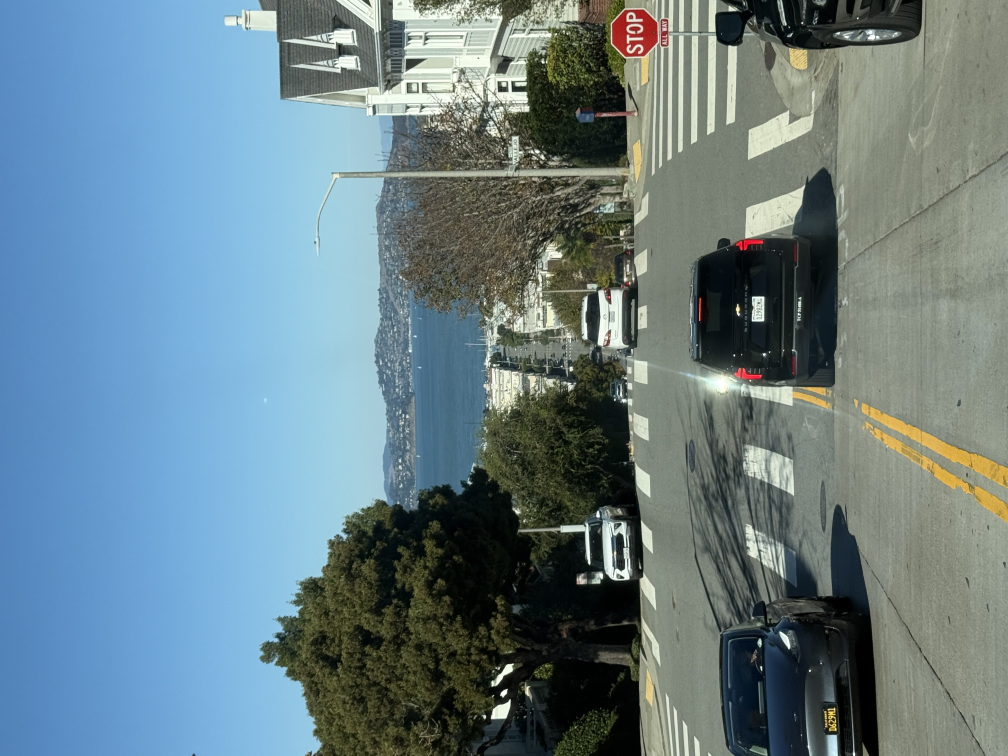
#> input picture producer-side/samples/Weixin Image_20261024141130_545_687.jpg, 4032 x 3024 px (shown at 1/4 size)
$ python prepare.py '../../producer-side/samples/Weixin Image_20261024141130_545_687.jpg' out.png
#> lines starting #> are read from the running program, lines starting #| are printed output that depends on the picture; after the words box and inside, x2 and y2 are one past the last pixel; in counts of white or black regions, pixels touching at a corner belong together
"""Prepare the exact bitmap approved by requesters. No hardware is accessed."""
from __future__ import annotations

import argparse
import hashlib
import json
import math
from pathlib import Path
from PIL import Image, ImageOps, UnidentifiedImageError

MAX_PIXELS = 24_000_000
Image.MAX_IMAGE_PIXELS = MAX_PIXELS


def _load(source: str | Path) -> Image.Image:
    try:
        with Image.open(source) as opened:
#> opened is the input picture: PIL image 4032x3024 RGB; mean R, G, B 105.6, 127.5, 134.7
            if opened.format not in {"PNG", "JPEG", "WEBP"}:
                raise ValueError("Only PNG, JPEG and WebP are supported")
            if opened.width * opened.height > MAX_PIXELS:
                raise ValueError("Image exceeds 24 megapixels")
            if getattr(opened, "is_animated", False):
                raise ValueError("Animated images are unsupported")
            image = ImageOps.exif_transpose(opened).convert("RGBA")
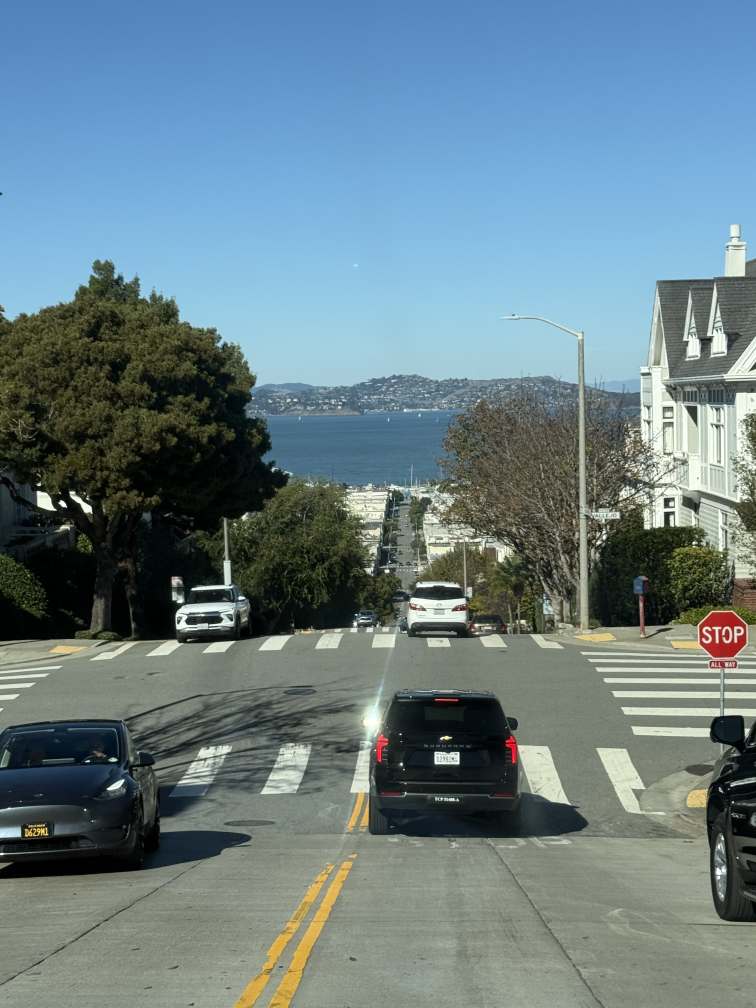
#> image: PIL image 3024x4032 RGBA (shown at 1/4 size); mean R, G, B, A 105.6, 127.5, 134.7, 255
            background = Image.new("RGBA", image.size, "white")
#> background: PIL image 3024x4032 RGBA; every value is 255
            background.alpha_composite(image)
            return background.convert("RGB")
    except (UnidentifiedImageError, Image.DecompressionBombError) as exc:
        raise ValueError("Invalid or oversized image") from exc


def prepare(source: str | Path, destination: str | Path, *, output_type: str = "sticker",
            width_mm: float = 53, height_mm: float = 50, crop: str = "contain",
            extras: list[str | Path] | None = None) -> dict:
    if crop not in {"contain", "cover"}:
        raise ValueError("crop must be contain or cover")
    if not all(math.isfinite(v) for v in (width_mm, height_mm)):
        raise ValueError("Dimensions must be finite")
    sources = [source, *(extras or [])]
    if not 1 <= len(sources) <= 4:
        raise ValueError("Supply one to four images")
    if output_type == "sticker":
        if width_mm not in {15, 25, 48, 53} or not 5 <= height_mm <= 150:
            raise ValueError("Sticker width must be 15, 25 or 53 mm; height must be 5–150 mm")
        dimensions = (round(width_mm / 25.4 * 300), round(height_mm / 25.4 * 300))
    elif output_type == "instax":
        if (width_mm, height_mm) != (54, 86):
            raise ValueError("Instax mini film has a fixed 54 × 86 mm outside format")
        dimensions = (600, 800)
    else:
        raise ValueError("Only sticker and instax accept image preparation; 3D requires a prepared catalog model")
    images = [_load(path) for path in sources]
#> images = 1 item
    columns, rows = (1, 1) if len(images) == 1 else (2, math.ceil(len(images) / 2))
#> columns = 1; rows = 1
    canvas = Image.new("RGB", dimensions, "white")
#> canvas: PIL image 626x591 RGB; every value is 255
    for index, image in enumerate(images):
        column, row = index % columns, index // columns
        left, top = dimensions[0] * column // columns, dimensions[1] * row // rows
        right, bottom = dimensions[0] * (column + 1) // columns, dimensions[1] * (row + 1) // rows
        cell = (right - left, bottom - top)
        image = ImageOps.fit(image, cell, method=Image.Resampling.LANCZOS) if crop == "cover" else ImageOps.pad(image, cell, method=Image.Resampling.LANCZOS, color="white")
        canvas.paste(image, (left, top))
#> this loop made 1 pass
#> (column, row, left, top, right, bottom) on pass 1: (0, 0, 0, 0, 626, 591)
#> pass 1, in prepare, `image = ImageOps.fit(image, cell, method=Image.Resampling.LANCZOS) if ..`:
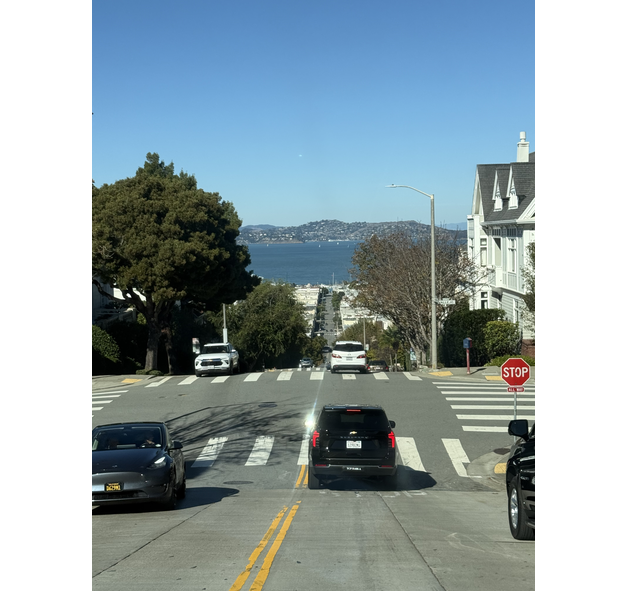
#> image: PIL image 626x591 RGB; mean R, G, B 149.3, 164.7, 169.9
    if output_type == "sticker":
        canvas = ImageOps.autocontrast(canvas.convert("L")).convert("1", dither=Image.Dither.FLOYDSTEINBERG)
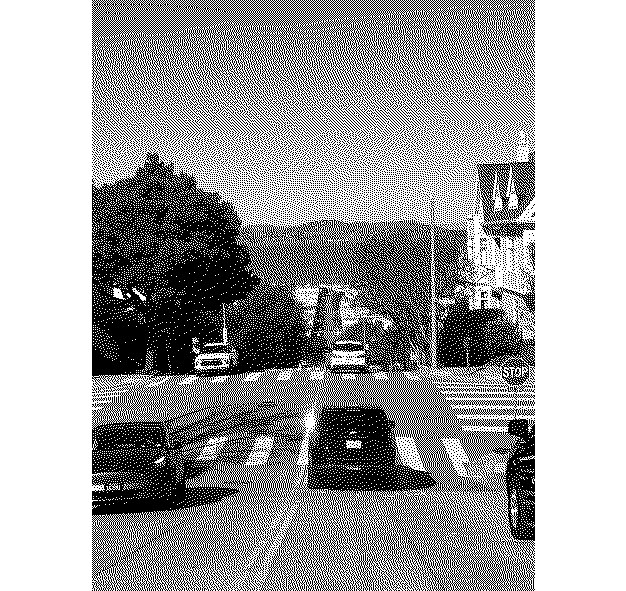
#> canvas: PIL image 626x591 1; 63% white; black in thin lines or dots, all inside (x1, y1, x2, y2) = (92, 0, 535, 591)
    target = Path(destination)
    target.parent.mkdir(parents=True, exist_ok=True)
    canvas.save(target, format="PNG", optimize=False)
    data = target.read_bytes()
    return {"sha256": hashlib.sha256(data).hexdigest(), "width": canvas.width, "height": canvas.height,
            "outputType": output_type, "colorMode": "monochrome" if output_type == "sticker" else "color",
            "format": "PNG", "sourceCount": len(sources), "path": str(target.resolve())}


def main() -> None:
    parser = argparse.ArgumentParser(description=__doc__)
    parser.add_argument("source")
    parser.add_argument("destination")
    parser.add_argument("--extra", action="append", default=[])
    parser.add_argument("--output-type", default="sticker", choices=["sticker", "instax"])
    parser.add_argument("--width-mm", type=float, default=53)
    parser.add_argument("--height-mm", type=float, default=50)
    parser.add_argument("--crop", choices=["contain", "cover"], default="contain")
    args = parser.parse_args()
    try:
        result = prepare(args.source, args.destination, output_type=args.output_type,
                         width_mm=args.width_mm, height_mm=args.height_mm, crop=args.crop, extras=args.extra)
    except (ValueError, OSError) as exc:
        parser.exit(2, json.dumps({"error": str(exc)}) + "\n")
    print(json.dumps(result))
#> (printed output is left out)


if __name__ == "__main__":
    main()
